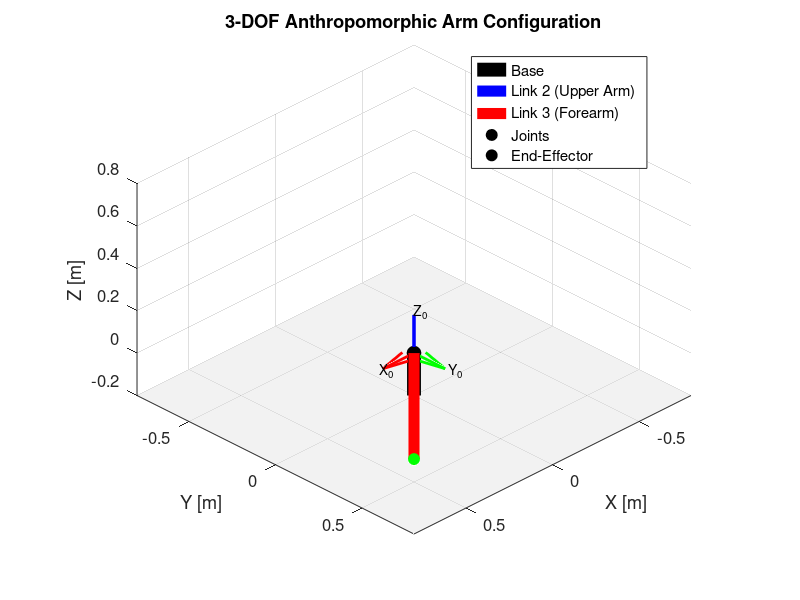

MATLAB code to generate this figure:
% plot_robot_setup.m
% Generates a "Problem Setup" diagram for the 3-DOF Robot Arm Report
% clearly showing links, joints, and the workspace.

clear; clc; close all;

%% 1. Define Robot Parameters (Matches Simulation Setup)
a2 = 0.5; % Length of Link 2 (Shoulder to Elbow) [m]
a3 = 0.5; % Length of Link 3 (Elbow to End-Effector) [m]

% Define a "Neutral" Pose for visualization (not singular, all links visible)
q = [pi/4;      % q1: Waist rotation (45 deg)
     pi/6;      % q2: Shoulder elevation (30 deg)
     -pi/3];    % q3: Elbow flexion (-60 deg)

%% 2. Forward Kinematics (Calculate Joint Positions)
% Base Frame (0)
P0 = [0; 0; 0];

% Waist Frame (1) - Rotates about Z0
% (Technically at the same position as base for this model, but purely rotational)
P1 = P0; 

% Shoulder Frame (2) - Rotates about Z1
% Located at the same physical point as waist but after rotation
P2 = P1;

% Elbow Frame (3) - Rotates about Z2
% Position depends on q1 and q2
x_elbow = cos(q(1)) * (a2 * cos(q(2)));
y_elbow = sin(q(1)) * (a2 * cos(q(2)));
z_elbow = a2 * sin(q(2));
P3 = [x_elbow; y_elbow; z_elbow];

% End-Effector Frame (ee)
% Position depends on q1, q2, and q3
c1 = cos(q(1)); s1 = sin(q(1));
c2 = cos(q(2)); s2 = sin(q(2));
s23 = sin(q(2) + q(3));
c23 = cos(q(2) + q(3));

x_ee = c1 * (a2*c2 + a3*c23);
y_ee = s1 * (a2*c2 + a3*c23);
z_ee = a2*s2 + a3*s23;
P_ee = [x_ee; y_ee; z_ee];

%% 3. Visualization
figure('Color', 'w', 'Name', '3-DOF Arm Problem Setup');
hold on; grid on; axis equal;
view(135, 30); % Set a nice isometric viewing angle

% Plot Links
lw = 8; % Line width for links
% Link 1 (Base/Waist is just a point/base here, usually drawn as vertical line if d1 exists)
plot3([0 0], [0 0], [-0.2 0], 'k-', 'LineWidth', 10); % Base stand

% Link 2 (Shoulder -> Elbow)
plot3([P2(1) P3(1)], [P2(2) P3(2)], [P2(3) P3(3)], 'b-', 'LineWidth', lw);

% Link 3 (Elbow -> End-Effector)
plot3([P3(1) P_ee(1)], [P3(2) P_ee(2)], [P3(3) P_ee(3)], 'r-', 'LineWidth', lw);

% Plot Joints (spheres)
plot3(P2(1), P2(2), P2(3), 'ko', 'MarkerSize', 10, 'MarkerFaceColor', 'k'); % Shoulder
plot3(P3(1), P3(2), P3(3), 'ko', 'MarkerSize', 8, 'MarkerFaceColor', 'k');  % Elbow
plot3(P_ee(1), P_ee(2), P_ee(3), 'go', 'MarkerSize', 8, 'MarkerFaceColor', 'g'); % End-Effector

% Plot Ground Plane for context
patch([-1 1 1 -1], [-1 -1 1 1], [-0.2 -0.2 -0.2 -0.2], [0.9 0.9 0.9], 'EdgeColor', 'none', 'FaceAlpha', 0.5);

%% 4. Add Coordinate Frames (Optional but Recommended)
scale = 0.2; % Length of axis arrows

% Base Frame (Frame 0)
quiver3(0,0,0, scale,0,0, 'r', 'LineWidth', 2, 'MaxHeadSize', 0.5); % X0
quiver3(0,0,0, 0,scale,0, 'g', 'LineWidth', 2, 'MaxHeadSize', 0.5); % Y0
quiver3(0,0,0, 0,0,scale, 'b', 'LineWidth', 2, 'MaxHeadSize', 0.5); % Z0
text(scale, 0, 0, 'X_0'); text(0, scale, 0, 'Y_0'); text(0, 0, scale, 'Z_0');

%% 5. Formatting
xlabel('X [m]'); ylabel('Y [m]'); zlabel('Z [m]');
title('3-DOF Anthropomorphic Arm Configuration');
legend({'Base', 'Link 2 (Upper Arm)', 'Link 3 (Forearm)', 'Joints', 'End-Effector'}, 'Location', 'northeast');

% Set axis limits to look good
xlim([-0.8 0.8]); ylim([-0.8 0.8]); zlim([-0.2 0.8]);

% Make fonts larger for the report
set(gca, 'FontSize', 12);